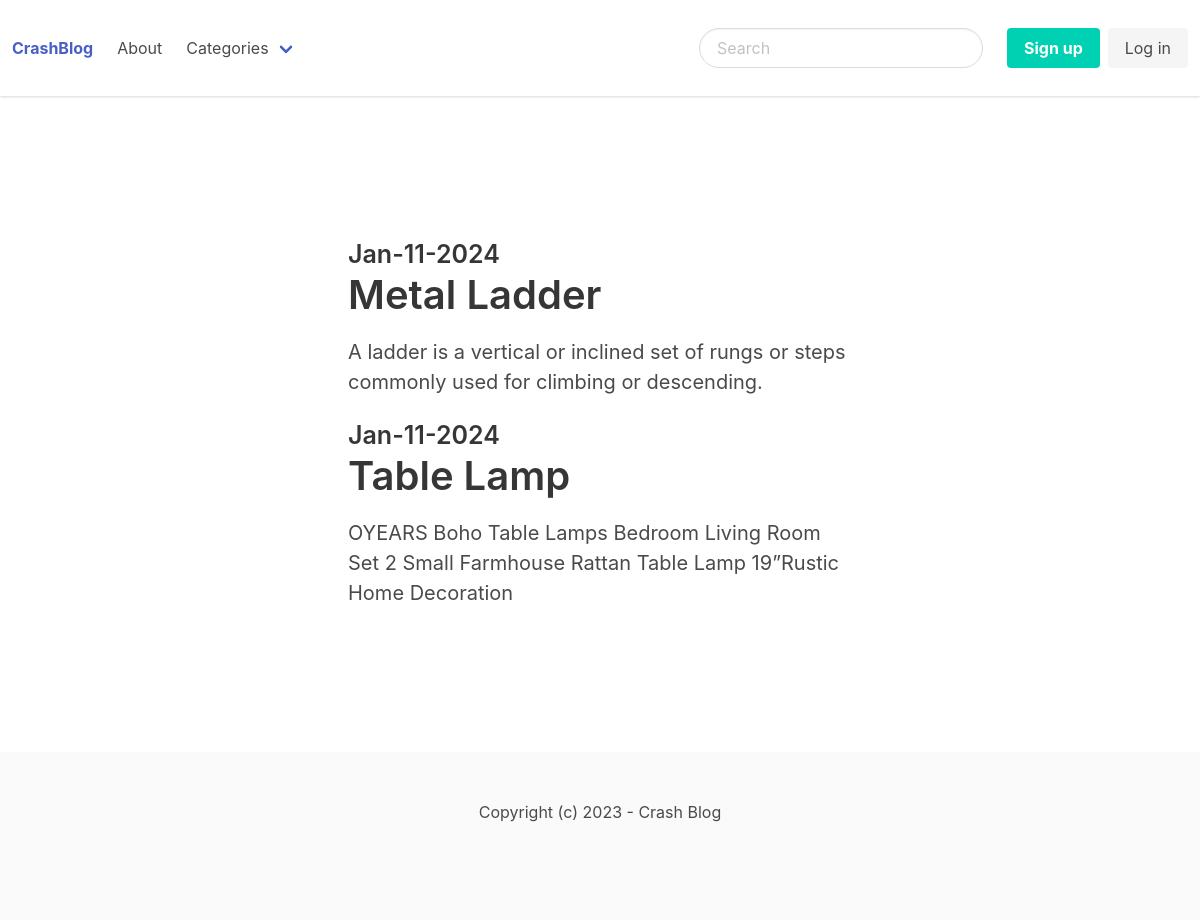
Page /furniture/ on the committed database.
### blog/models.py (models this page shows, shortened)
class Post(models.Model):
    ACTIVE = 'active'
    DRAFT = 'draft'
    CHOICES_STATUS = (
        (ACTIVE, 'Active'),
        (DRAFT, 'Draft'),
    )
    category = models.ForeignKey(Category, related_name='posts', on_delete=models.CASCADE)
    title = models.CharField(max_length=255)
    slug = models.SlugField()
    intro = models.TextField()
    body = models.TextField()
    created_at = models.DateTimeField(auto_now_add=True)
    status = models.CharField(max_length = 10, choices=CHOICES_STATUS, default=ACTIVE)
    image = models.ImageField(upload_to = 'uploads/',blank=True, null=True)
    class Meta:
        ordering=('-created_at',)

### blog/views.py (the view)
# urls.py: path('<slug:slug>/',views.category,name='category_detail'),
def category(request,slug ):
    category = get_object_or_404(Category, slug=slug)
    posts = category.posts.filter(status=Post.ACTIVE)
    return render(request, 'blog/category_detail.html', {
        'category':category,
        'posts':posts,
    })

### blog/templatetags/menu.py (called while the page is built)
@register.inclusion_tag('core/menu.html') # we need add the menu.html
def menu():
    categories = Category.objects.all()
    return {'categories':categories}

### blog/templates/blog/category_detail.html (shortened to what this page needs)
{% extends 'core/base.html'%}
{% block content %}
<section class="hero">
  <div class="hero-body">
    <div class="conatiner">
      <section class="section">
        <div class="columns">
          <div class="column is-8 is-offset-2">
            {% for post in posts %}
            <div class="content is-medium">
              <a href="{% url 'post_detail' post.category.slug post.slug %}">
                <h4 class="subtitle" is-4>{{post.created_at|date:'M-d-Y'}}</h4>
                <h1 class="title">{{post.title}}</h1>
              </a>
              <p>{{post.intro}}</p>
            </div>
            {% empty %}
            <div class="content">Posts haven't been added! (Sorry)</div>
            {% endfor %}
          </div>
        </div>
      </section>
    </div>
  </div>
</section>
{% endblock %}

### rows in the picture
Post: created_at "Jan-11-2024", title "Metal Ladder", intro "A ladder is a vertical or inclined set of rungs or steps commonly used for climbing or descending."
Post: created_at "Jan-11-2024", title "Table Lamp", intro "OYEARS Boho Table Lamps Bedroom Living Room Set 2 Small Farmhouse Rattan Table Lamp 19”Rustic Home Decoration"
